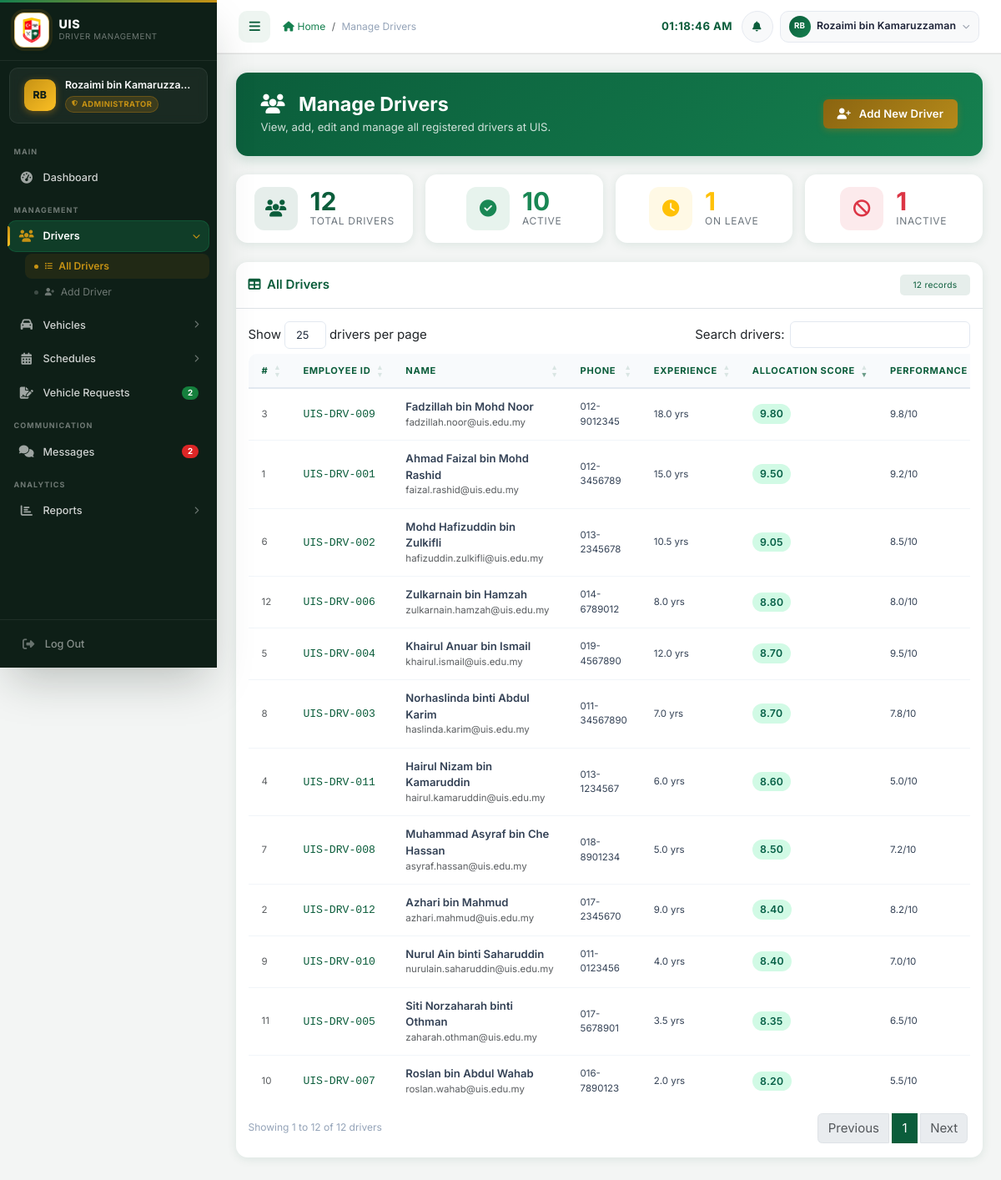
Screenshot of /admin/drivers.php (signed in) with the database file from the repository.
### tables this page shows
CREATE TABLE drivers (
    driver_id           INT             NOT NULL AUTO_INCREMENT,
    employee_id         VARCHAR(20)     NOT NULL,
    name                VARCHAR(100)    NOT NULL,
    phone               VARCHAR(20)     NULL DEFAULT NULL,
    email               VARCHAR(100)    NULL DEFAULT NULL,
    address             TEXT            NULL DEFAULT NULL,
    experience_years    DECIMAL(4,1)    NOT NULL DEFAULT 0,
    performance_score   DECIMAL(5,2)    NOT NULL DEFAULT 5.00  COMMENT '0-10 scale',
    certification_score DECIMAL(5,2)    NOT NULL DEFAULT 5.00  COMMENT '0-10 scale',
    license_number      VARCHAR(50)     NULL DEFAULT NULL,
    license_class       VARCHAR(10)     NULL DEFAULT NULL COMMENT 'comma list: B2,D,E',
    license_expiry      DATE            NULL DEFAULT NULL,
    status              ENUM('active','inactive','on_leave') NOT NULL DEFAULT 'active',
    driver_type         ENUM('top_management','regular') NOT NULL DEFAULT 'regular',
    created_at          TIMESTAMP       NOT NULL DEFAULT CURRENT_TIMESTAMP,
    updated_at          TIMESTAMP       NOT NULL DEFAULT CURRENT_TIMESTAMP ON UPDATE CURRENT_TIMESTAMP,
    PRIMARY KEY (driver_id),
    UNIQUE KEY uq_drivers_employee_id (employee_id)
);

### admin/drivers.php (the view, shortened to what this page needs)
<?php
require_once '../config/database.php';
$result  = $conn->query("SELECT * FROM drivers ORDER BY name ASC");
$drivers = $result ? $result->fetch_all(MYSQLI_ASSOC) : [];
$total    = count($drivers);
$active   = 0;
$on_leave = 0;
$inactive = 0;
foreach ($drivers as &$d) {
    switch ($d['status']) {
        case 'active':   $active++;   break;
        case 'on_leave': $on_leave++; break;
        case 'inactive': $inactive++; break;
    }
}
?>
<!DOCTYPE html>
<html lang="en">
<head>
    <link href="https://cdn.jsdelivr.net/npm/bootstrap@5.3.0/dist/css/bootstrap.min.css" rel="stylesheet">
    <link href="https://cdnjs.cloudflare.com/ajax/libs/font-awesome/6.4.0/css/all.min.css" rel="stylesheet">
    <link href="https://cdn.datatables.net/1.13.6/css/dataTables.bootstrap5.min.css" rel="stylesheet">
    <link href="<?php echo SITE_URL; ?>/assets/css/style.css" rel="stylesheet">
</head>
<body>
<?php include '../includes/sidebar.php'; ?>
<main class="main-content p-4">
    <div class="page-header d-flex justify-content-between align-items-center flex-wrap gap-3">
        <div>
            <h1><i class="fas fa-users me-2" aria-hidden="true"></i>Manage Drivers</h1>
            <p>View, add, edit and manage all registered drivers at UIS.</p>
        </div>
        <a href="<?php echo SITE_URL; ?>/admin/add_driver.php" class="btn btn-warning fw-semibold">
            <i class="fas fa-user-plus me-1" aria-hidden="true"></i> Add New Driver
        </a>
    </div>
    <div class="row g-3 mb-4">
        <div class="col-6 col-md-3">
            <div class="card stat-card h-100 p-3">
                <div class="d-flex align-items-center gap-3">
                    <div class="stat-icon bg-primary bg-opacity-10 text-primary">
                        <i class="fas fa-users" aria-hidden="true"></i>
                    </div>
                    <div>
                        <div class="stat-value text-primary"><?php echo $total; ?></div>
                        <div class="stat-label">Total Drivers</div>
                    </div>
                </div>
            </div>
        </div>
        <div class="col-6 col-md-3">
            <div class="card stat-card h-100 p-3">
                <div class="d-flex align-items-center gap-3">
                    <div class="stat-icon bg-success bg-opacity-10 text-success">
                        <i class="fas fa-circle-check" aria-hidden="true"></i>
                    </div>
                    <div>
                        <div class="stat-value text-success"><?php echo $active; ?></div>
                        <div class="stat-label">Active</div>
                    </div>
                </div>
            </div>
        </div>
        <div class="col-6 col-md-3">
            <div class="card stat-card h-100 p-3">
                <div class="d-flex align-items-center gap-3">
                    <div class="stat-icon bg-warning bg-opacity-10 text-warning">
                        <i class="fas fa-clock" aria-hidden="true"></i>
                    </div>
                    <div>
                        <div class="stat-value text-warning"><?php echo $on_leave; ?></div>
                        <div class="stat-label">On Leave</div>
                    </div>
                </div>
            </div>
        </div>
        <div class="col-6 col-md-3">
            <div class="card stat-card h-100 p-3">
                <div class="d-flex align-items-center gap-3">
                    <div class="stat-icon bg-danger bg-opacity-10 text-danger">
                        <i class="fas fa-ban" aria-hidden="true"></i>
                    </div>
                    <div>
                        <div class="stat-value text-danger"><?php echo $inactive; ?></div>
                        <div class="stat-label">Inactive</div>
                    </div>
                </div>
            </div>
        </div>
    </div>
    <div class="card table-card">
        <div class="card-body p-0">
            <div class="p-3 border-bottom d-flex align-items-center justify-content-between flex-wrap gap-2">
                <h6 class="mb-0 fw-semibold text-primary">
                    <i class="fas fa-table me-1" aria-hidden="true"></i> All Drivers
                </h6>
                <span class="badge bg-primary bg-opacity-10 text-primary fw-normal px-3 py-2">
                    <?php echo $total; ?> record<?php echo $total !== 1 ? 's' : ''; ?>
                </span>
            </div>
            <div class="p-3">
                <div class="table-responsive">
                    <table id="driversTable" class="table table-hover align-middle mb-0">
                        <thead>
                            <tr>
                                <th>#</th>
                                <th>Employee ID</th>
                                <th>Name</th>
                                <th>Phone</th>
                                <th>Experience</th>
                                <th>Allocation Score</th>
                                <th>Performance</th>
                            </tr>
                        </thead>
                        <tbody>
                        <?php foreach ($drivers as $i => $d): ?>
                            <?php
                                $score     = $d['priority_score'];
                                $scoreClass = 'priority-low';
                                if ($score >= 7)      $scoreClass = 'priority-high';
                                elseif ($score >= 4)  $scoreClass = 'priority-medium';
                            ?>
                            <tr>
                                <td class="text-muted small"><?php echo $i + 1; ?></td>
                                <td>
                                    <span class="fw-medium text-primary font-monospace">
                                        <?php echo htmlspecialchars($d['employee_id']); ?>
                                    </span>
                                </td>
                                <td>
                                    <div class="fw-semibold"><?php echo htmlspecialchars($d['name']); ?></div>
                                    <div class="small text-muted"><?php echo htmlspecialchars($d['email'] ?? ''); ?></div>
                                </td>
                                <td class="small"><?php echo htmlspecialchars($d['phone']); ?></td>
                                <td class="small">
                                    <?php echo number_format((float)$d['experience_years'], 1); ?> yr<?php echo (float)$d['experience_years'] != 1 ? 's' : ''; ?>
                                </td>
                                <td>
                                    <span class="badge-priority <?php echo $scoreClass; ?>">
                                        <?php echo number_format($score, 2); ?>
                                    </span>
                                </td>
                                <td class="small"><?php echo number_format((float)$d['performance_score'], 1); ?>/10</td>
                            </tr>
                        <?php endforeach; ?>
                        </tbody>
                    </table>
                </div>
            </div>
        </div>
    </div>
</main>
</body>
</html>

### assets/css/style.css (style rules this page uses)
:root { --uis-primary: #0b5d3b; --uis-secondary: #15804f; --uis-accent: #c69214; --uis-light: #eef5f1; --uis-dark: #122018; --uis-success: #15803d; --uis-danger: #b91c1c; --uis-warning: #b45309; --uis-info: #0e7490; --grad-blue: linear-gradient(135deg, #0a4d31 0%, #0e6b45 100%); --grad-green: linear-gradient(135deg, #11564f 0%, #148076 100%); --grad-amber: linear-gradient(135deg, #8a6410 0%, #b58a1a 100%); --grad-red: linear-gradient(135deg, #7f1d1d 0%, #a82727 100%); --grad-purple: linear-gradient(135deg, #334155 0%, #475569 100%); --grad-teal: linear-gradient(135deg, #134e4a 0%, #0f766e 100%); --grad-sky: linear-gradient(135deg, #27556d 0%, #35708f 100%); --sidebar-width: 260px; --sidebar-bg: #0e1f17; --sidebar-text: rgba(255,255,255,.80); --sidebar-muted: rgba(255,255,255,.40); --sidebar-active-bg: rgba(21,128,79,.30); --sidebar-hover-bg: rgba(255,255,255,.06); --sidebar-border: rgba(255,255,255,.07); --header-height: 64px; --shadow-xs: 0 1px 3px rgba(18,32,24,.06), 0 1px 2px rgba(18,32,24,.04); --shadow-sm: 0 4px 6px -1px rgba(18,32,24,.08), 0 2px 4px -1px rgba(18,32,24,.05); --shadow-md: 0 10px 15px -3px rgba(18,32,24,.10), 0 4px 6px -2px rgba(18,32,24,.06); --shadow-lg: 0 20px 25px -5px rgba(18,32,24,.12), 0 10px 10px -5px rgba(18,32,24,.05); --shadow-xl: 0 25px 50px -12px rgba(18,32,24,.25); --shadow-glow-blue: var(--shadow-sm); --shadow-glow-green: var(--shadow-sm); --shadow-glow-amber: var(--shadow-sm); --shadow-glow-red: var(--shadow-sm); --radius-sm: 6px; --radius-md: 10px; --radius-lg: 14px; --radius-xl: 20px; --transition: all .25s cubic-bezier(.4,0,.2,1); --font-base: 'Inter', 'Segoe UI', system-ui, sans-serif; }
*,*::before,*::after { box-sizing: border-box; margin: 0; padding: 0; }
html { scroll-behavior: smooth; font-size: 15px; }
body { font-family: var(--font-base); background: #f3f5f4; color: #1e293b; min-height: 100vh; overflow-x: hidden; }
@media (min-width: 992px) { body { padding-left: var(--sidebar-width); padding-top: var(--header-height); transition: padding-left .3s ease; } }
a { color: var(--uis-secondary); text-decoration: none; transition: var(--transition); }
.main-content { min-height: 100vh; padding: 1.75rem; animation: fadeInUp .35s ease both; }
.page-header { margin-bottom: 1.75rem; display: flex; align-items: flex-start; justify-content: space-between; flex-wrap: wrap; gap: .75rem; }
.page-header h1, .page-header .page-title { font-size: 1.5rem; font-weight: 800; color: inherit; margin: 0; display: flex; align-items: center; gap: .6rem; }
.stat-card { border-radius: var(--radius-lg); padding: 1.4rem 1.5rem; box-shadow: var(--shadow-sm); transition: var(--transition); display: flex; align-items: center; gap: 1.1rem; height: 100%; position: relative; overflow: hidden; background: #fff; border: 1px solid rgba(0,0,0,.06); }
.stat-card::after { content: none; }
.table { width: 100%; margin-bottom: 0; font-size: .875rem; border-collapse: separate; border-spacing: 0; }
.table thead th { background: linear-gradient(135deg, var(--uis-primary) 0%, #0b5d3b 100%); color: #fff; font-weight: 700; font-size: .74rem; text-transform: uppercase; letter-spacing: .06em; padding: 12px 16px; border: none; white-space: nowrap; }
.table thead th:first-child { border-radius: var(--radius-md) 0 0 0; }
table.dataTable thead th { background: #f8fafc; background-image: none; color: var(--uis-primary); font-weight: 700; font-size: .74rem; text-transform: uppercase; letter-spacing: .06em; border-bottom: 2px solid #e2e8f0; }
.table tbody tr { transition: background .12s ease; }
.table tbody td { padding: 12px 16px; vertical-align: middle; border-bottom: 1px solid #f1f5f9; color: #334155; }
.table tbody tr:last-child td { border-bottom: none; }
.btn { border-radius: var(--radius-sm); font-size: .875rem; font-weight: 600; padding: .5rem 1.1rem; transition: var(--transition); display: inline-flex; align-items: center; gap: .4rem; cursor: pointer; text-decoration: none; line-height: 1.5; letter-spacing: .01em; }
.btn-warning { background: var(--grad-amber); border: none; color: #fff; box-shadow: 0 2px 8px rgba(217,119,6,.30); }
.badge { font-size: .68rem; font-weight: 700; padding: .32em .70em; border-radius: 5px; letter-spacing: .03em; }
.bg-primary { background-color: rgba(11,93,59, var(--bs-bg-opacity, 1)) !important; }
.text-primary { color: var(--uis-primary) !important; }
.badge.bg-primary { background-color: rgba(11,93,59, var(--bs-bg-opacity, 1)) !important; }

### rows the page displays
drivers: employee "UIS-DRV-001", name "Ahmad Faizal bin Mohd Rashid", email "faizal.rashid@uis.edu.my", phone "012-3456789", experience_years "15.0", score "9.50", performance_score "9.2"
drivers: employee "UIS-DRV-012", name "Azhari bin Mahmud", email "azhari.mahmud@uis.edu.my", phone "017-2345670", experience_years "9.0", score "8.40", performance_score "8.2"
drivers: employee "UIS-DRV-009", name "Fadzillah bin Mohd Noor", email "fadzillah.noor@uis.edu.my", phone "012-9012345", experience_years "18.0", score "9.80", performance_score "9.8"
drivers: employee "UIS-DRV-011", name "Hairul Nizam bin Kamaruddin", email "hairul.kamaruddin@uis.edu.my", phone "013-1234567", experience_years "6.0", score "8.60", performance_score "5.0"
drivers: employee "UIS-DRV-004", name "Khairul Anuar bin Ismail", email "khairul.ismail@uis.edu.my", phone "019-4567890", experience_years "12.0", score "8.70", performance_score "9.5"
drivers: employee "UIS-DRV-002", name "Mohd Hafizuddin bin Zulkifli", email "hafizuddin.zulkifli@uis.edu.my", phone "013-2345678", experience_years "10.5", score "9.05", performance_score "8.5"
drivers: employee "UIS-DRV-008", name "Muhammad Asyraf bin Che Hassan", email "asyraf.hassan@uis.edu.my", phone "018-8901234", experience_years "5.0", score "8.50", performance_score "7.2"
drivers: employee "UIS-DRV-003", name "Norhaslinda binti Abdul Karim", email "haslinda.karim@uis.edu.my", phone "011-34567890", experience_years "7.0", score "8.70", performance_score "7.8"
drivers: employee "UIS-DRV-010", name "Nurul Ain binti Saharuddin", email "nurulain.saharuddin@uis.edu.my", phone "011-0123456", experience_years "4.0", score "8.40", performance_score "7.0"
drivers: employee "UIS-DRV-007", name "Roslan bin Abdul Wahab", email "roslan.wahab@uis.edu.my", phone "016-7890123", experience_years "2.0", score "8.20", performance_score "5.5"
drivers: employee "UIS-DRV-005", name "Siti Norzaharah binti Othman", email "zaharah.othman@uis.edu.my", phone "017-5678901", experience_years "3.5", score "8.35", performance_score "6.5"
drivers: employee "UIS-DRV-006", name "Zulkarnain bin Hamzah", email "zulkarnain.hamzah@uis.edu.my", phone "014-6789012", experience_years "8.0", score "8.80", performance_score "8.0"

### other values shown
$initials "RB"
$full_name "Rozaimi bin Kamaruzza…"
$role_label "ADMINISTRATOR"
$_approved_requests "2"
$_unread_msgs "2"
$page_title "Manage Drivers"
$full_name "Rozaimi bin Kamaruzzaman"
$total "12"
$active "10"
$on_leave "1"
$inactive "1"
